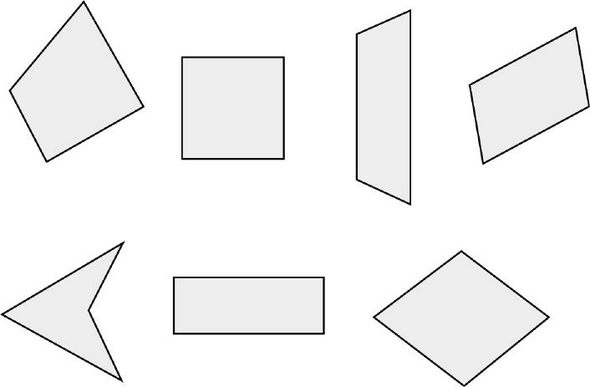
#> input picture 알짜배기 예제로 배우는 OpenCV/Chapter_10/box.png, 590 x 387 px
$ python code_10-12.py   (older library calls are emulated)
#> lines starting #> are read from the running program, lines starting #| are printed output that depends on the picture
import cv2

img_color = cv2.imread('box.png', cv2.IMREAD_COLOR)
#> img_color is the input picture: shape (387, 590, 3); min 0, max 255, mean 244.2
img_gray = cv2.cvtColor(img_color, cv2.COLOR_BGR2GRAY)

img_sobel_x = cv2.Sobel(img_gray, cv2.CV_64F, 1, 0, ksize=3)
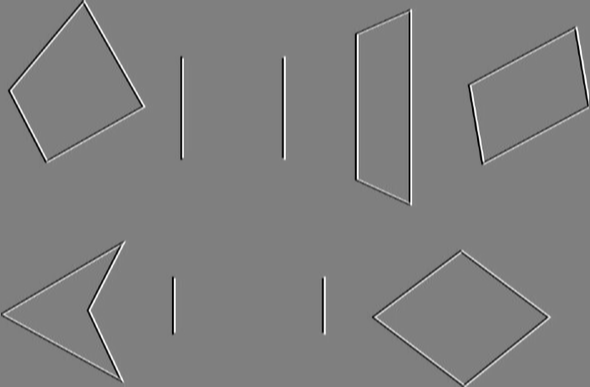
#> img_sobel_x: shape (387, 590) float64; min -1020, max 1020, mean -0.1; drawn with min black and max white
img_sobel_x = cv2.convertScaleAbs(img_sobel_x)
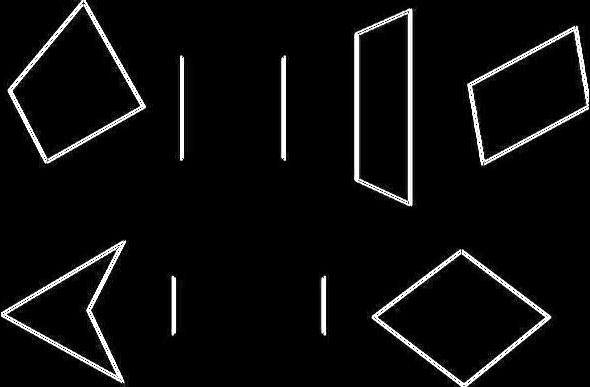
#> img_sobel_x: shape (387, 590); min 0, max 255, mean 13.1

img_sobel_y = cv2.Sobel(img_gray, cv2.CV_64F, 0, 1, ksize=3)
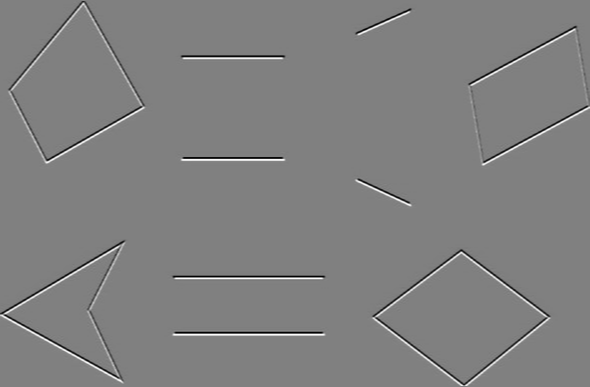
#> img_sobel_y: shape (387, 590) float64; min -1017, max 1008, mean 0; drawn with min black and max white
img_sobel_y = cv2.convertScaleAbs(img_sobel_y)
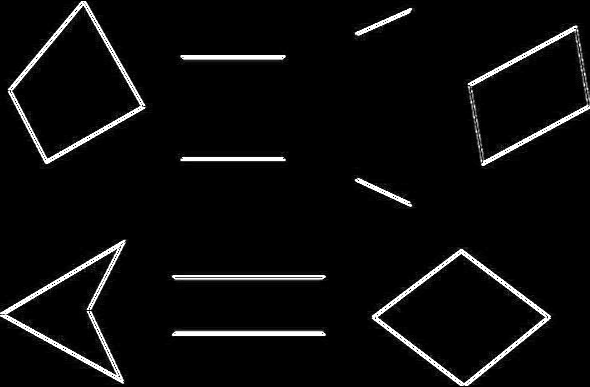
#> img_sobel_y: shape (387, 590); min 0, max 255, mean 12

img_sobel = cv2.addWeighted(img_sobel_x, 1, img_sobel_y, 1, 0)
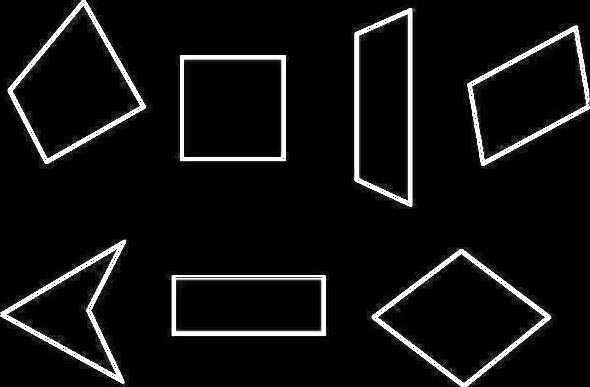
#> img_sobel: shape (387, 590); min 0, max 255, mean 17.8

cv2.imshow('Sobel X', img_sobel_x)
cv2.imshow('Sobel Y', img_sobel_y)
cv2.imshow('Sobel', img_sobel)

cv2.waitKey(0)
cv2.destroyAllWindows()

$ run again, with 알짜배기 예제로 배우는 OpenCV/Chapter_10/test.png copied over 알짜배기 예제로 배우는 OpenCV/Chapter_10/box.png
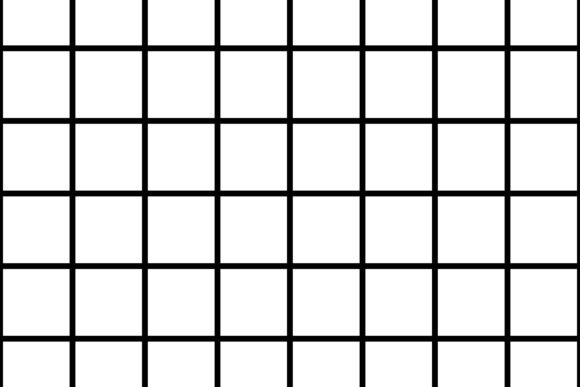
#> input picture 알짜배기 예제로 배우는 OpenCV/Chapter_10/test.png, 580 x 387 px
#> img_color is the input picture: shape (387, 580, 3); min 0, max 255, mean 216.9
#> `img_sobel_y = cv2.Sobel(img_gray, cv2.CV_64F, 0, 1, ksize=3)`:
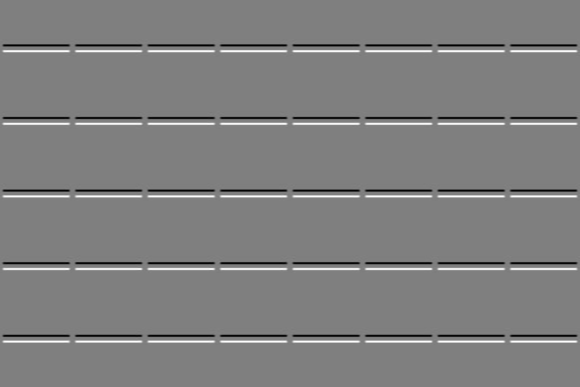
#> img_sobel_y: shape (387, 580) float64; min -1018, max 1020, mean 0; drawn with min black and max white
#> `img_sobel = cv2.addWeighted(img_sobel_x, 1, img_sobel_y, 1, 0)`:
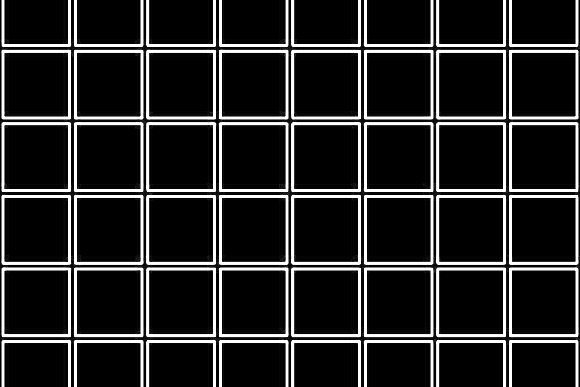
#> img_sobel: shape (387, 580); min 0, max 255, mean 38.8
